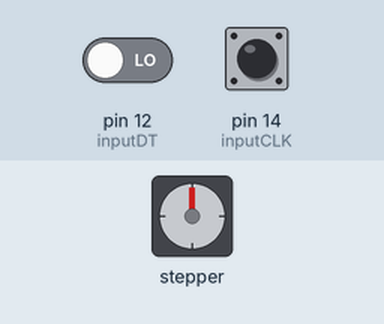
Recording of a sketch running on a simulated Arduino Uno, built with avr-gcc and run on an emulated ATmega328P. Parts: stepper motor. Inputs (shaded band) come from the test bench; at power-on: pin 14 (inputCLK) HIGH, pin 12 (inputDT) LOW. Stepper angles assume 4096 steps per turn.

Above: at 1.2 s.
1.3 s: pin 14 (inputCLK) driven LOW
At 1.8 s:
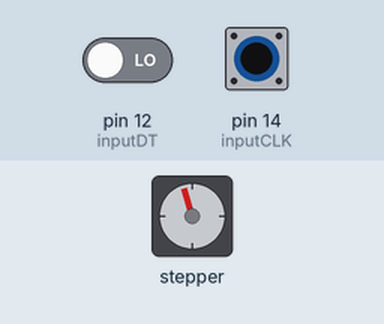
3.0 s: pin 14 (inputCLK) driven HIGH
At 4.3 s:
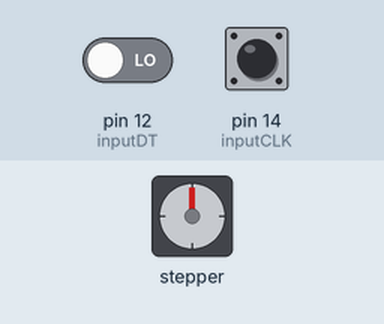
4.7 s: pin 14 (inputCLK) pulsed LOW 5 times (0.12 s each, 0.3 s apart)
At 7.4 s:
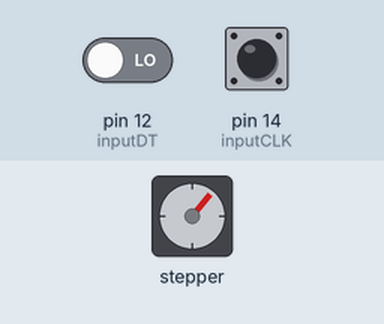
7.7 s: pin 14 (inputCLK) pulsed LOW 5 times (0.12 s each, 0.3 s apart)
At 9.9 s:
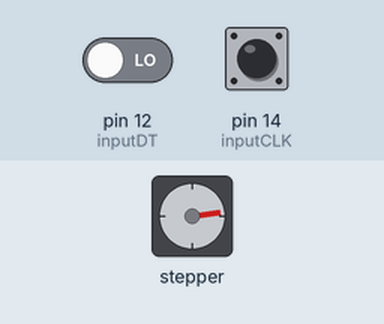
Timing chart, 0 to 11.4 s (numbered marks = the images above; inputs shaded):
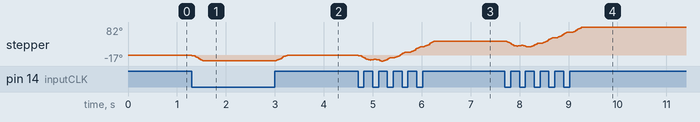

Measured:
- after the input at 1.3 s, stepper: turns 16° counter-clockwise in 0.23 s, starting at once
- after the input at 3.0 s, stepper: turns 16° clockwise in 0.23 s, starting at once
- after the input at 4.7 s, stepper: turns 15° counter-clockwise in 0.25 s, then 3° clockwise in 0.07 s, then 5° counter-clockwise in 0.10 s, then 57° clockwise in 1.0 s
- after the input at 7.7 s, stepper: turns 14° counter-clockwise in 0.21 s, then 3° clockwise in 0.07 s, then 5° counter-clockwise in 0.10 s, then 58° clockwise in 1.1 s

The sketch:

10_Motor_dial.ino
```cpp
#include <AccelStepper.h>

// ULN2003 Motor Driver Pins
#define IN1 5 //D1
#define IN2 4 //D2
#define IN3 0 //D3
#define IN4 2 //D4

// Rotary Encoder Inputs
#define inputCLK 14  //D5
#define inputDT 12   //D6

// initialize the stepper library
AccelStepper stepper(AccelStepper::HALF4WIRE, IN1, IN3, IN2, IN4);

int currentStateCLK;
int previousStateCLK;
int rotateAngle = 180;

void setup() {
  // Set encoder pins as inputs
  pinMode(inputCLK, INPUT);
  pinMode(inputDT, INPUT);
  // Read the initial state of inputCLK
  // Assign to previousStateCLK variable
  previousStateCLK = digitalRead(inputCLK);

  // set the speed and acceleration
  stepper.setMaxSpeed(15000); // if motor does not move, lower the values
  stepper.setAcceleration(10000);
}

void loop() {
  // Read the current state of inputCLK
  currentStateCLK = digitalRead(inputCLK);

  // If the previous and the current state of the inputCLK are different then a pulse has occured
  if (currentStateCLK != previousStateCLK) {
    // If the inputDT state is different than the inputCLK state then
    // the encoder is rotating counterclockwise
    if (digitalRead(inputDT) != currentStateCLK) {
      stepper.move(rotateAngle);
    } else {
      stepper.move(-rotateAngle);
    }
  }
  // Update previousStateCLK with the current state
  previousStateCLK = currentStateCLK;

  // move the stepper motor (one step at a time)
  stepper.run();
}
```
